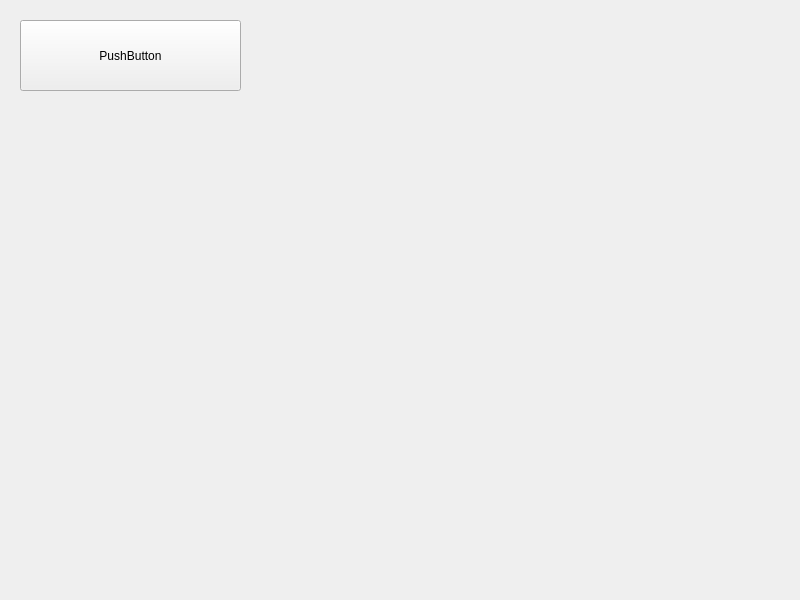
<?xml version="1.0" encoding="UTF-8"?>
<ui version="4.0">
 <class>Widget</class>
 <widget class="QWidget" name="Widget">
  <property name="geometry">
   <rect>
    <x>0</x>
    <y>0</y>
    <width>800</width>
    <height>600</height>
   </rect>
  </property>
  <property name="windowTitle">
   <string>Widget</string>
  </property>
  <widget class="QPushButton" name="pushButton">
   <property name="geometry">
    <rect>
     <x>20</x>
     <y>20</y>
     <width>221</width>
     <height>71</height>
    </rect>
   </property>
   <property name="text">
    <string>PushButton</string>
   </property>
  </widget>
 </widget>
 <resources/>
 <connections/>
</ui>
